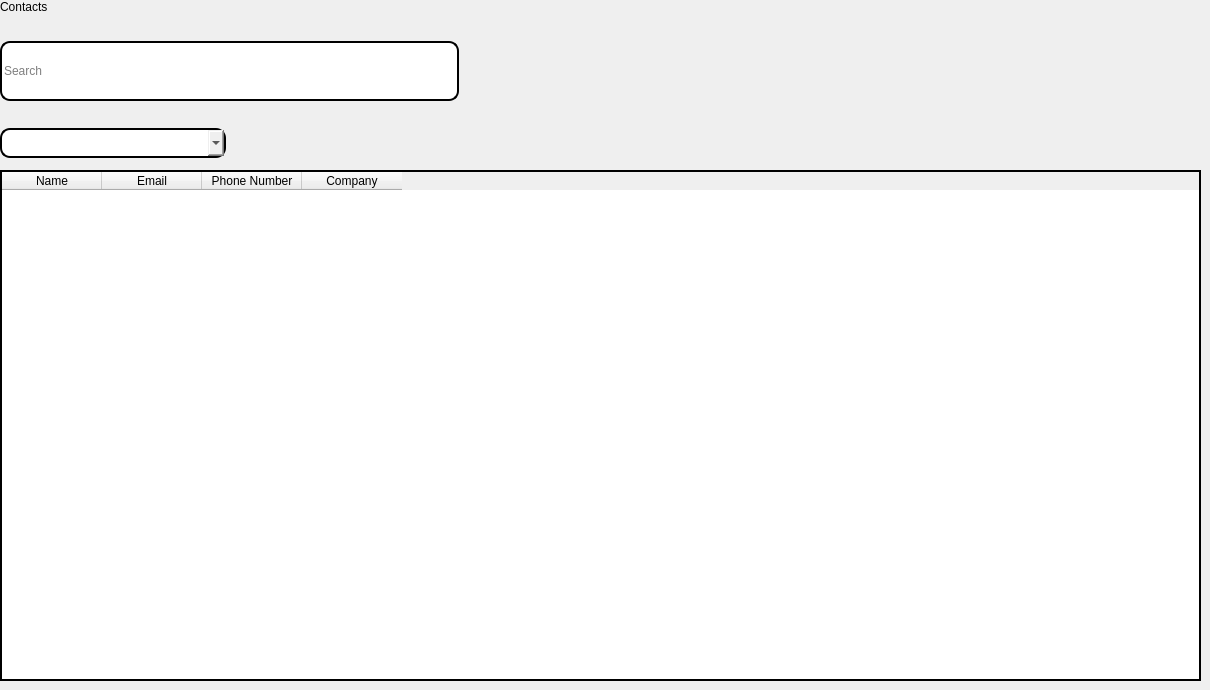
   <widget class="QWidget" name="awal_page1">
    <property name="sizePolicy">
     <sizepolicy hsizetype="Expanding" vsizetype="Expanding">
      <horstretch>0</horstretch>
      <verstretch>0</verstretch>
     </sizepolicy>
    </property>
    <widget class="QWidget" name="verticalLayoutWidget_8">
     <property name="geometry">
      <rect>
       <x>0</x>
       <y>0</y>
       <width>1201</width>
       <height>681</height>
      </rect>
     </property>
     <layout class="QVBoxLayout" name="verticalLayout_23" stretch="0,0,0,0,0,0,0">
      <property name="spacing">
       <number>7</number>
      </property>
      <property name="leftMargin">
       <number>0</number>
      </property>
      <property name="topMargin">
       <number>0</number>
      </property>
      <property name="rightMargin">
       <number>0</number>
      </property>
      <property name="bottomMargin">
       <number>0</number>
      </property>
      <item>
       <widget class="QLabel" name="label_8">
        <property name="sizePolicy">
         <sizepolicy hsizetype="Expanding" vsizetype="Fixed">
          <horstretch>0</horstretch>
          <verstretch>0</verstretch>
         </sizepolicy>
        </property>
        <property name="minimumSize">
         <size>
          <width>0</width>
          <height>0</height>
         </size>
        </property>
        <property name="styleSheet">
         <string notr="true">font: 18pt &quot;Segoe UI&quot;;
background: transparent;</string>
        </property>
        <property name="text">
         <string>Contacts</string>
        </property>
       </widget>
      </item>
      <item>
       <spacer name="verticalSpacer_41">
        <property name="orientation">
         <enum>Qt::Orientation::Vertical</enum>
        </property>
        <property name="sizeType">
         <enum>QSizePolicy::Policy::Maximum</enum>
        </property>
        <property name="sizeHint" stdset="0">
         <size>
          <width>20</width>
          <height>20</height>
         </size>
        </property>
       </spacer>
      </item>
      <item>
       <layout class="QHBoxLayout" name="horizontalLayout_22">
        <item>
         <widget class="QLineEdit" name="search_3">
          <property name="sizePolicy">
           <sizepolicy hsizetype="Expanding" vsizetype="Fixed">
            <horstretch>0</horstretch>
            <verstretch>0</verstretch>
           </sizepolicy>
          </property>
          <property name="minimumSize">
           <size>
            <width>0</width>
            <height>60</height>
           </size>
          </property>
          <property name="styleSheet">
           <string notr="true">QLineEdit{
	border: 2px solid black;
    border-radius: 10px;
}
</string>
          </property>
          <property name="placeholderText">
           <string>Search</string>
          </property>
          <property name="cursorMoveStyle">
           <enum>Qt::CursorMoveStyle::LogicalMoveStyle</enum>
          </property>
          <property name="clearButtonEnabled">
           <bool>false</bool>
          </property>
         </widget>
        </item>
        <item>
         <spacer name="horizontalSpacer_21">
          <property name="orientation">
           <enum>Qt::Orientation::Horizontal</enum>
          </property>
          <property name="sizeType">
           <enum>QSizePolicy::Policy::Maximum</enum>
          </property>
          <property name="sizeHint" stdset="0">
           <size>
            <width>625</width>
            <height>20</height>
           </size>
          </property>
         </spacer>
        </item>
        <item>
         <layout class="QHBoxLayout" name="horizontalLayout_6">
          <item>
           <widget class="QPushButton" name="add_2">
            <property name="styleSheet">
             <string notr="true">QPushButton{
	background: transparent;
	border: none;
}</string>
            </property>
            <property name="text">
             <string/>
            </property>
            <property name="icon">
             <iconset>
              <normaloff>:/Resources/black_plus .png</normaloff>
              <normalon>:/Resources/white_plus.png</normalon>:/Resources/black_plus .png</iconset>
            </property>
            <property name="iconSize">
             <size>
              <width>40</width>
              <height>40</height>
             </size>
            </property>
           </widget>
          </item>
          <item>
           <widget class="QPushButton" name="refresh_2">
            <property name="styleSheet">
             <string notr="true">QPushButton {
	background: transparent;
	border: transparent;
}</string>
            </property>
            <property name="text">
             <string/>
            </property>
            <property name="icon">
             <iconset>
              <normaloff>:/Resources/black_refresh.png</normaloff>
              <normalon>:/Resources/white_refresh.png</normalon>:/Resources/black_refresh.png</iconset>
            </property>
            <property name="iconSize">
             <size>
              <width>40</width>
              <height>40</height>
             </size>
            </property>
           </widget>
          </item>
          <item>
           <widget class="QPushButton" name="delete_3">
            <property name="styleSheet">
             <string notr="true">QPushButton{
	background: transparent;
	border: none;
}</string>
            </property>
            <property name="text">
             <string/>
            </property>
            <property name="icon">
             <iconset>
              <normaloff>:/Resources/black_delete.png</normaloff>
              <normalon>:/Resources/white_delete.png</normalon>:/Resources/black_delete.png</iconset>
            </property>
            <property name="iconSize">
             <size>
              <width>40</width>
              <height>40</height>
             </size>
            </property>
           </widget>
          </item>
         </layout>
        </item>
       </layout>
      </item>
      <item>
       <spacer name="verticalSpacer_42">
        <property name="orientation">
         <enum>Qt::Orientation::Vertical</enum>
        </property>
        <property name="sizeType">
         <enum>QSizePolicy::Policy::Maximum</enum>
        </property>
        <property name="sizeHint" stdset="0">
         <size>
          <width>20</width>
          <height>20</height>
         </size>
        </property>
       </spacer>
      </item>
      <item>
       <layout class="QHBoxLayout" name="horizontalLayout_23">
        <item>
         <widget class="QComboBox" name="allContacts_2">
          <property name="sizePolicy">
           <sizepolicy hsizetype="Expanding" vsizetype="Fixed">
            <horstretch>0</horstretch>
            <verstretch>0</verstretch>
           </sizepolicy>
          </property>
          <property name="minimumSize">
           <size>
            <width>0</width>
            <height>30</height>
           </size>
          </property>
          <property name="styleSheet">
           <string notr="true">QComboBox{
	border: 2px solid black;
	border-radius: 10px;
}



</string>
          </property>
          <property name="editable">
           <bool>false</bool>
          </property>
          <property name="placeholderText">
           <string>All Contacts</string>
          </property>
         </widget>
        </item>
        <item>
         <spacer name="horizontalSpacer_22">
          <property name="orientation">
           <enum>Qt::Orientation::Horizontal</enum>
          </property>
          <property name="sizeType">
           <enum>QSizePolicy::Policy::Maximum</enum>
          </property>
          <property name="sizeHint" stdset="0">
           <size>
            <width>975</width>
            <height>20</height>
           </size>
          </property>
         </spacer>
        </item>
       </layout>
      </item>
      <item>
       <spacer name="verticalSpacer_43">
        <property name="orientation">
         <enum>Qt::Orientation::Vertical</enum>
        </property>
        <property name="sizeType">
         <enum>QSizePolicy::Policy::Maximum</enum>
        </property>
        <property name="sizeHint" stdset="0">
         <size>
          <width>20</width>
          <height>5</height>
         </size>
        </property>
       </spacer>
      </item>
      <item>
       <widget class="QTableWidget" name="tableWidget_3">
        <property name="styleSheet">
         <string notr="true">QTableWidget{
	border: 2px solid black
}
</string>
        </property>
        <column>
         <property name="text">
          <string>Name</string>
         </property>
        </column>
        <column>
         <property name="text">
          <string>Email</string>
         </property>
        </column>
        <column>
         <property name="text">
          <string>Phone Number</string>
         </property>
        </column>
        <column>
         <property name="text">
          <string>Company</string>
         </property>
        </column>
       </widget>
      </item>
     </layout>
    </widget>
   </widget>
